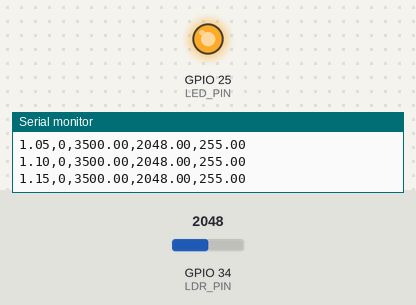
This sketch was run on a simulated ESP32. On the bench: output pins drawn as LEDs (lit = HIGH), the last lines printed to the serial monitor. Inputs (shaded band) come from the test bench; at power-on: GPIO 34 (LDR_PIN) = 2048 (analog values on the 0–4095 scale).

Above: at 1.2 s.
1.3 s: GPIO 34 (LDR_PIN) set to 3540
At 2.06 s:
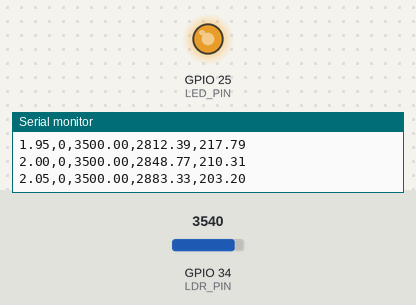
At 2.51 s:
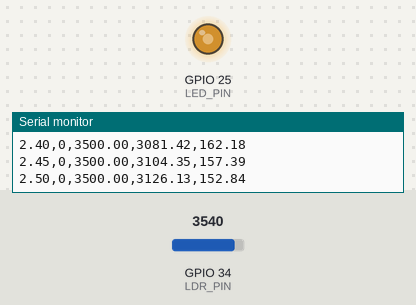
4.3 s: GPIO 34 (LDR_PIN) set to 4095
At 5.9 s:
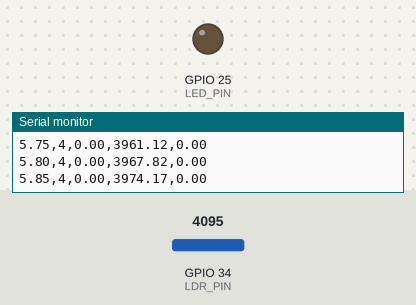
Timing chart, 0 to 7.4 s (numbered marks = the images above; inputs shaded):
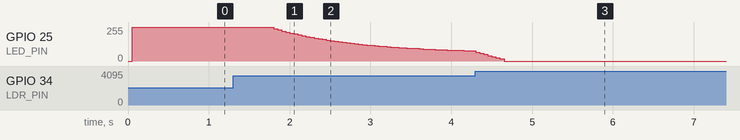

The sketch:

Project_H.ino
```cpp
#include <Arduino.h>
#include <math.h>

// ---------------- Pins ----------------

const int LDR_PIN = 34;
const int LED_PIN = 25;

// ---------------- PID settings ----------------

float Kp = 0.30;
float Ki = 0.10;
float Kd = 0.00;

const int OUT_MIN = 0;
const int OUT_MAX = 255;

const unsigned long INTERVAL = 50;
const float ALPHA = 0.05;

float SP = 0.0;
float pv = 0.0;
float integral = 0.0;
float lastError = 0.0;

unsigned long lastStep = 0;

// ---------------- LDR interlock settings ----------------

// Thresholds are slightly inside 0 and 4095 because ADC readings
// may not reach the exact end values.
const int SENSOR_LOW_LIMIT = 20;
const int SENSOR_HIGH_LIMIT = 4075;

// Fault must remain present for this long before tripping.
const unsigned long SENSOR_FAULT_DELAY_MS = 300;

bool sensorFaultPending = false;
unsigned long sensorFaultStart = 0;

// ---------------- Batch settings ----------------

enum Phase {
  RAMP,
  HOLD,
  RETURN,
  DONE,
  INTERLOCK
};

Phase phase = DONE;

const float TARGET = 3500.0;
const float TOL = 60.0;
const float COOLED = 1200.0;

const unsigned long HOLD_MS = 60000;

unsigned long batchStart = 0;
unsigned long phaseStart = 0;

// ---------------- Event logging ----------------

void logEvent(const char *message) {
  Serial.print("# ");
  Serial.print((millis() - batchStart) / 1000.0);
  Serial.print(" s, ");
  Serial.println(message);
}

// ---------------- Interlock ----------------

void triggerInterlock(const char *message, int raw) {
  // Do not repeatedly trigger an already-latched interlock.
  if (phase == INTERLOCK) {
    return;
  }

  phase = INTERLOCK;

  SP = 0.0;
  integral = 0.0;
  lastError = 0.0;

  // Turn the LED off immediately.
  analogWrite(LED_PIN, 0);

  Serial.println();
  Serial.println("****************************************");
  Serial.println("ERROR: LDR SENSOR INTERLOCK TRIPPED");
  Serial.print("Cause: ");
  Serial.println(message);
  Serial.print("Raw ADC reading: ");
  Serial.println(raw);
  Serial.println("LED OUTPUT FORCED OFF");
  Serial.println("Reset the ESP32 to clear the interlock.");
  Serial.println("****************************************");
  Serial.println();
}

void checkSensorInterlock(int raw) {
  bool sensorOutOfRange =
      raw <= SENSOR_LOW_LIMIT ||
      raw >= SENSOR_HIGH_LIMIT;

  if (!sensorOutOfRange) {
    sensorFaultPending = false;
    return;
  }

  if (!sensorFaultPending) {
    sensorFaultPending = true;
    sensorFaultStart = millis();
    return;
  }

  if (millis() - sensorFaultStart < SENSOR_FAULT_DELAY_MS) {
    return;
  }

  if (raw <= SENSOR_LOW_LIMIT) {
    triggerInterlock(
        "ADC reading is at or near 0 counts",
        raw
    );
  } else {
    triggerInterlock(
        "ADC reading is at or near 4095 counts",
        raw
    );
  }
}

// ---------------- Start a batch ----------------

void startBatch() {
  batchStart = millis();
  phaseStart = millis();

  phase = RAMP;
  SP = TARGET;

  integral = 0.0;
  lastError = SP - pv;

  sensorFaultPending = false;

  logEvent("BATCH START");
  logEvent("PHASE RAMP");
}

// ---------------- Batch state machine ----------------

void stepBatch() {
  switch (phase) {
    case RAMP:
      if (fabsf(pv - TARGET) < TOL) {
        phase = HOLD;
        phaseStart = millis();

        logEvent("PHASE HOLD");
      }
      break;

    case HOLD:
      if (millis() - phaseStart >= HOLD_MS) {
        phase = RETURN;
        phaseStart = millis();

        SP = 0.0;
        integral = 0.0;
        lastError = SP - pv;

        logEvent("PHASE RETURN");
      }
      break;

    case RETURN:
      if (pv < COOLED) {
        phase = DONE;
        SP = 0.0;
        integral = 0.0;

        analogWrite(LED_PIN, 0);

        logEvent("BATCH COMPLETE");
      }
      break;

    case DONE:
      SP = 0.0;
      break;

    case INTERLOCK:
      SP = 0.0;
      analogWrite(LED_PIN, 0);
      break;
  }
}

// ---------------- Arduino setup ----------------

void setup() {
  Serial.begin(115200);

  pinMode(LED_PIN, OUTPUT);

  analogReadResolution(12);
  analogSetPinAttenuation(LDR_PIN, ADC_11db);

  analogWriteResolution(LED_PIN, 8);
  analogWrite(LED_PIN, 0);

  // Initialise the filter from the real sensor reading.
  pv = analogRead(LDR_PIN);

  Serial.println("seconds,phase,sp,pv,output");

  startBatch();
}

// ---------------- Main control loop ----------------

void loop() {
  unsigned long now = millis();

  if (now - lastStep < INTERVAL) {
    return;
  }

  float dt = (now - lastStep) / 1000.0;
  lastStep = now;

  // Read the raw sensor value.
  int raw = analogRead(LDR_PIN);

  // Interlock uses the raw value so filtering cannot hide a fault.
  checkSensorInterlock(raw);

  // Smooth the process measurement.
  pv = (1.0 - ALPHA) * pv + ALPHA * raw;

  // Do not continue the batch after an interlock.
  if (phase != INTERLOCK) {
    stepBatch();
  }

  float outClamped = 0.0;

  if (phase != DONE && phase != INTERLOCK) {
    float error = SP - pv;
    float derivative = (error - lastError) / dt;

    float output =
        Kp * error +
        Ki * integral +
        Kd * derivative;

    outClamped = constrain(
        output,
        (float)OUT_MIN,
        (float)OUT_MAX
    );

    // Integral anti-windup.
    if (output >= OUT_MIN && output <= OUT_MAX) {
      integral += error * dt;
    }

    lastError = error;
  }

  // Final safety override.
  if (phase == DONE || phase == INTERLOCK) {
    outClamped = 0.0;
  }

  analogWrite(LED_PIN, (int)outClamped);

  // CSV output.
  Serial.print((millis() - batchStart) / 1000.0);
  Serial.print(",");

  Serial.print((int)phase);
  Serial.print(",");

  Serial.print(SP);
  Serial.print(",");

  Serial.print(pv);
  Serial.print(",");

  Serial.println(outClamped);
}
```

Measured:
- after the input at 1.3 s, GPIO 25 (LED_PIN): moves from 255/255 to 76/255 over 2.5 s, starting after 0.50 s
